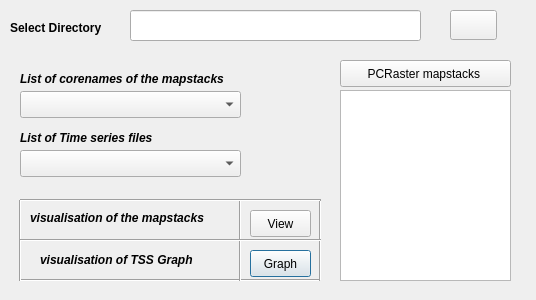
<?xml version="1.0" encoding="UTF-8"?>
<ui version="4.0">
 <class>PcrasterMapstackVisualisation</class>
 <widget class="QDialog" name="PcrasterMapstackVisualisation">
  <property name="geometry">
   <rect>
    <x>0</x>
    <y>0</y>
    <width>536</width>
    <height>300</height>
   </rect>
  </property>
  <property name="windowTitle">
   <string>PcrasterMapstackVisualisation</string>
  </property>
  <widget class="QLineEdit" name="txtBaseDir2_5">
   <property name="geometry">
    <rect>
     <x>130</x>
     <y>10</y>
     <width>291</width>
     <height>31</height>
    </rect>
   </property>
  </widget>
  <widget class="QComboBox" name="comboBox">
   <property name="geometry">
    <rect>
     <x>20</x>
     <y>91</y>
     <width>221</width>
     <height>27</height>
    </rect>
   </property>
   <property name="toolTip">
    <string>Available PCRatser map series</string>
   </property>
  </widget>
  <widget class="Line" name="line_19">
   <property name="geometry">
    <rect>
     <x>20</x>
     <y>270</y>
     <width>301</width>
     <height>20</height>
    </rect>
   </property>
   <property name="orientation">
    <enum>Qt::Horizontal</enum>
   </property>
  </widget>
  <widget class="Line" name="line_5">
   <property name="geometry">
    <rect>
     <x>10</x>
     <y>200</y>
     <width>20</width>
     <height>81</height>
    </rect>
   </property>
   <property name="orientation">
    <enum>Qt::Vertical</enum>
   </property>
  </widget>
  <widget class="QPushButton" name="pushButton_6">
   <property name="geometry">
    <rect>
     <x>250</x>
     <y>250</y>
     <width>61</width>
     <height>27</height>
    </rect>
   </property>
   <property name="toolTip">
    <string>Click to visualise</string>
   </property>
   <property name="text">
    <string>Graph</string>
   </property>
  </widget>
  <widget class="QPushButton" name="pushButton_5">
   <property name="geometry">
    <rect>
     <x>250</x>
     <y>210</y>
     <width>61</width>
     <height>27</height>
    </rect>
   </property>
   <property name="toolTip">
    <string>Click to visualise</string>
   </property>
   <property name="text">
    <string>View</string>
   </property>
  </widget>
  <widget class="QLabel" name="label_17">
   <property name="geometry">
    <rect>
     <x>40</x>
     <y>250</y>
     <width>171</width>
     <height>20</height>
    </rect>
   </property>
   <property name="font">
    <font>
     <weight>75</weight>
     <italic>true</italic>
     <bold>true</bold>
    </font>
   </property>
   <property name="text">
    <string>visualisation of TSS Graph</string>
   </property>
   <property name="textFormat">
    <enum>Qt::AutoText</enum>
   </property>
  </widget>
  <widget class="QPushButton" name="pushButton_7">
   <property name="geometry">
    <rect>
     <x>340</x>
     <y>60</y>
     <width>171</width>
     <height>27</height>
    </rect>
   </property>
   <property name="text">
    <string>PCRaster mapstacks </string>
   </property>
  </widget>
  <widget class="Line" name="line_6">
   <property name="geometry">
    <rect>
     <x>230</x>
     <y>200</y>
     <width>20</width>
     <height>81</height>
    </rect>
   </property>
   <property name="orientation">
    <enum>Qt::Vertical</enum>
   </property>
  </widget>
  <widget class="QLabel" name="label_11">
   <property name="geometry">
    <rect>
     <x>10</x>
     <y>20</y>
     <width>110</width>
     <height>16</height>
    </rect>
   </property>
   <property name="font">
    <font>
     <weight>75</weight>
     <bold>true</bold>
    </font>
   </property>
   <property name="text">
    <string>Select Directory</string>
   </property>
   <property name="textFormat">
    <enum>Qt::AutoText</enum>
   </property>
  </widget>
  <widget class="QLabel" name="label_18">
   <property name="geometry">
    <rect>
     <x>20</x>
     <y>130</y>
     <width>231</width>
     <height>16</height>
    </rect>
   </property>
   <property name="font">
    <font>
     <weight>75</weight>
     <italic>true</italic>
     <bold>true</bold>
    </font>
   </property>
   <property name="text">
    <string>List of Time series files</string>
   </property>
   <property name="textFormat">
    <enum>Qt::AutoText</enum>
   </property>
  </widget>
  <widget class="QLabel" name="label_16">
   <property name="geometry">
    <rect>
     <x>30</x>
     <y>210</y>
     <width>201</width>
     <height>16</height>
    </rect>
   </property>
   <property name="font">
    <font>
     <weight>75</weight>
     <italic>true</italic>
     <bold>true</bold>
    </font>
   </property>
   <property name="text">
    <string>visualisation of the mapstacks </string>
   </property>
   <property name="textFormat">
    <enum>Qt::AutoText</enum>
   </property>
  </widget>
  <widget class="QPushButton" name="btnBaseDir_3">
   <property name="geometry">
    <rect>
     <x>450</x>
     <y>10</y>
     <width>47</width>
     <height>30</height>
    </rect>
   </property>
   <property name="toolTip">
    <string>Select a base directory</string>
   </property>
   <property name="text">
    <string/>
   </property>
   <property name="icon">
    <iconset resource="resources.qrc">
     <normaloff>:/plugins/pcrastermapstackvisualisation/dir.png</normaloff>:/plugins/pcrastermapstackvisualisation/dir.png</iconset>
   </property>
   <property name="iconSize">
    <size>
     <width>22</width>
     <height>22</height>
    </size>
   </property>
  </widget>
  <widget class="Line" name="line_7">
   <property name="geometry">
    <rect>
     <x>310</x>
     <y>200</y>
     <width>20</width>
     <height>81</height>
    </rect>
   </property>
   <property name="orientation">
    <enum>Qt::Vertical</enum>
   </property>
  </widget>
  <widget class="QComboBox" name="comboBox_2">
   <property name="geometry">
    <rect>
     <x>20</x>
     <y>150</y>
     <width>221</width>
     <height>27</height>
    </rect>
   </property>
   <property name="toolTip">
    <string>Available PCRatser time series</string>
   </property>
  </widget>
  <widget class="Line" name="line_18">
   <property name="geometry">
    <rect>
     <x>20</x>
     <y>190</y>
     <width>301</width>
     <height>20</height>
    </rect>
   </property>
   <property name="orientation">
    <enum>Qt::Horizontal</enum>
   </property>
  </widget>
  <widget class="QLabel" name="label_15">
   <property name="geometry">
    <rect>
     <x>20</x>
     <y>71</y>
     <width>231</width>
     <height>16</height>
    </rect>
   </property>
   <property name="font">
    <font>
     <weight>75</weight>
     <italic>true</italic>
     <bold>true</bold>
    </font>
   </property>
   <property name="text">
    <string>List of corenames of the mapstacks </string>
   </property>
   <property name="textFormat">
    <enum>Qt::AutoText</enum>
   </property>
  </widget>
  <widget class="Line" name="line_20">
   <property name="geometry">
    <rect>
     <x>20</x>
     <y>230</y>
     <width>301</width>
     <height>20</height>
    </rect>
   </property>
   <property name="orientation">
    <enum>Qt::Horizontal</enum>
   </property>
  </widget>
  <widget class="QListWidget" name="listWidget">
   <property name="geometry">
    <rect>
     <x>340</x>
     <y>90</y>
     <width>171</width>
     <height>191</height>
    </rect>
   </property>
  </widget>
 </widget>
 <resources>
  <include location="../SpatialMetrics/resources.qrc"/>
  <include location="resources.qrc"/>
 </resources>
 <connections/>
</ui>
